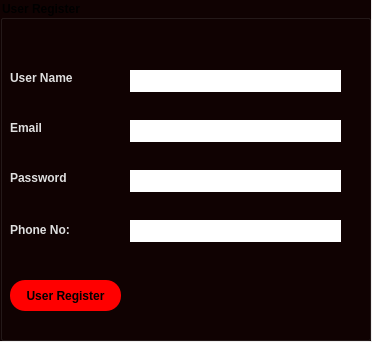
<?xml version="1.0" encoding="UTF-8"?>
<ui version="4.0">
 <class>userreg</class>
 <widget class="QDialog" name="userreg">
  <property name="geometry">
   <rect>
    <x>0</x>
    <y>0</y>
    <width>372</width>
    <height>342</height>
   </rect>
  </property>
  <property name="windowTitle">
   <string>User Register</string>
  </property>
  <widget class="QGroupBox" name="groupBox">
   <property name="geometry">
    <rect>
     <x>0</x>
     <y>0</y>
     <width>371</width>
     <height>341</height>
    </rect>
   </property>
   <property name="font">
    <font>
     <weight>75</weight>
     <bold>true</bold>
    </font>
   </property>
   <property name="styleSheet">
    <string notr="true">background:rgb(16, 2, 2)</string>
   </property>
   <property name="title">
    <string>User Register</string>
   </property>
   <property name="flat">
    <bool>false</bool>
   </property>
   <widget class="QLabel" name="label_3">
    <property name="geometry">
     <rect>
      <x>10</x>
      <y>120</y>
      <width>41</width>
      <height>16</height>
     </rect>
    </property>
    <property name="font">
     <font>
      <weight>75</weight>
      <bold>true</bold>
     </font>
    </property>
    <property name="styleSheet">
     <string notr="true">background:transparent;
border:none;
color:rgb(223, 223, 223);
</string>
    </property>
    <property name="text">
     <string>Email</string>
    </property>
   </widget>
   <widget class="QLabel" name="label_7">
    <property name="geometry">
     <rect>
      <x>10</x>
      <y>70</y>
      <width>71</width>
      <height>16</height>
     </rect>
    </property>
    <property name="font">
     <font>
      <weight>75</weight>
      <bold>true</bold>
     </font>
    </property>
    <property name="styleSheet">
     <string notr="true">background:transparent;
border:none;
color:rgb(223, 223, 223);
</string>
    </property>
    <property name="text">
     <string>User Name</string>
    </property>
   </widget>
   <widget class="QLabel" name="label_8">
    <property name="geometry">
     <rect>
      <x>10</x>
      <y>170</y>
      <width>71</width>
      <height>16</height>
     </rect>
    </property>
    <property name="font">
     <font>
      <weight>75</weight>
      <bold>true</bold>
     </font>
    </property>
    <property name="styleSheet">
     <string notr="true">background:transparent;
border:none;
color:rgb(223, 223, 223);
</string>
    </property>
    <property name="text">
     <string>Password</string>
    </property>
   </widget>
   <widget class="QLabel" name="label_10">
    <property name="geometry">
     <rect>
      <x>10</x>
      <y>220</y>
      <width>91</width>
      <height>20</height>
     </rect>
    </property>
    <property name="font">
     <font>
      <weight>75</weight>
      <bold>true</bold>
     </font>
    </property>
    <property name="styleSheet">
     <string notr="true">background:transparent;
border:none;
color:rgb(223, 223, 223);
</string>
    </property>
    <property name="text">
     <string>Phone No:</string>
    </property>
   </widget>
   <widget class="QLineEdit" name="lineEdit_user">
    <property name="geometry">
     <rect>
      <x>130</x>
      <y>70</y>
      <width>211</width>
      <height>22</height>
     </rect>
    </property>
    <property name="styleSheet">
     <string notr="true">background-color: rgb(255, 255, 255);
border:none;
color:#000000
</string>
    </property>
    <property name="text">
     <string/>
    </property>
   </widget>
   <widget class="QLineEdit" name="lineEdit_email">
    <property name="geometry">
     <rect>
      <x>130</x>
      <y>120</y>
      <width>211</width>
      <height>22</height>
     </rect>
    </property>
    <property name="styleSheet">
     <string notr="true">background-color: rgb(255, 255, 255);
border:none;
color:#000000
</string>
    </property>
   </widget>
   <widget class="QLineEdit" name="lineEdit_pwd">
    <property name="geometry">
     <rect>
      <x>130</x>
      <y>170</y>
      <width>211</width>
      <height>22</height>
     </rect>
    </property>
    <property name="styleSheet">
     <string notr="true">background-color: rgb(255, 255, 255);
border:none;
color:#000000
</string>
    </property>
    <property name="echoMode">
     <enum>QLineEdit::Password</enum>
    </property>
   </widget>
   <widget class="QLineEdit" name="lineEdit_phone">
    <property name="geometry">
     <rect>
      <x>130</x>
      <y>220</y>
      <width>211</width>
      <height>22</height>
     </rect>
    </property>
    <property name="styleSheet">
     <string notr="true">background-color: rgb(255, 255, 255);
border:none;
color:#000000
</string>
    </property>
    <property name="text">
     <string/>
    </property>
   </widget>
   <widget class="QPushButton" name="pushButton_reg">
    <property name="geometry">
     <rect>
      <x>10</x>
      <y>280</y>
      <width>111</width>
      <height>31</height>
     </rect>
    </property>
    <property name="font">
     <font>
      <weight>75</weight>
      <bold>true</bold>
     </font>
    </property>
    <property name="styleSheet">
     <string notr="true">QPushButton{
background:red;
border-radius:15px;
}
QPushButton:hover{
color:red;
border-radius:15px;
background:#333;

}</string>
    </property>
    <property name="text">
     <string>User Register</string>
    </property>
   </widget>
  </widget>
 </widget>
 <resources/>
 <connections/>
</ui>
